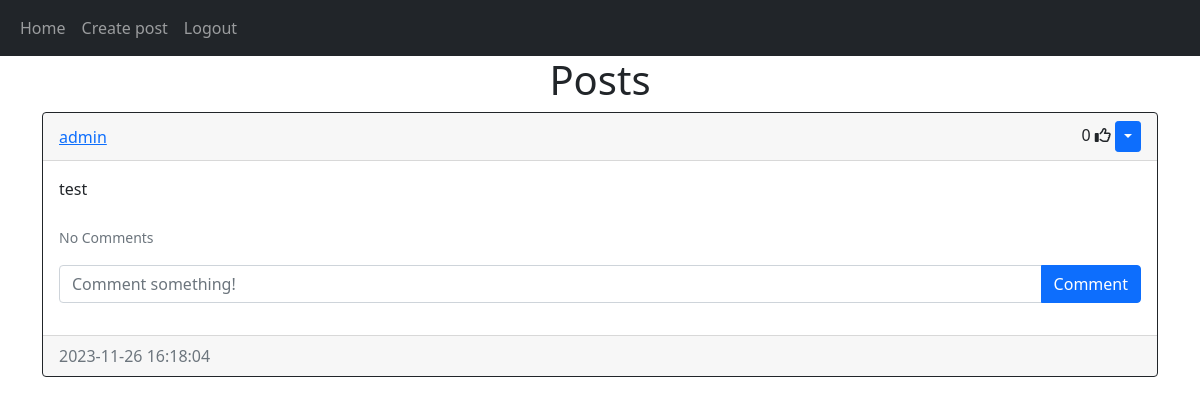
The page /home (signed in) on the database as committed earlier.
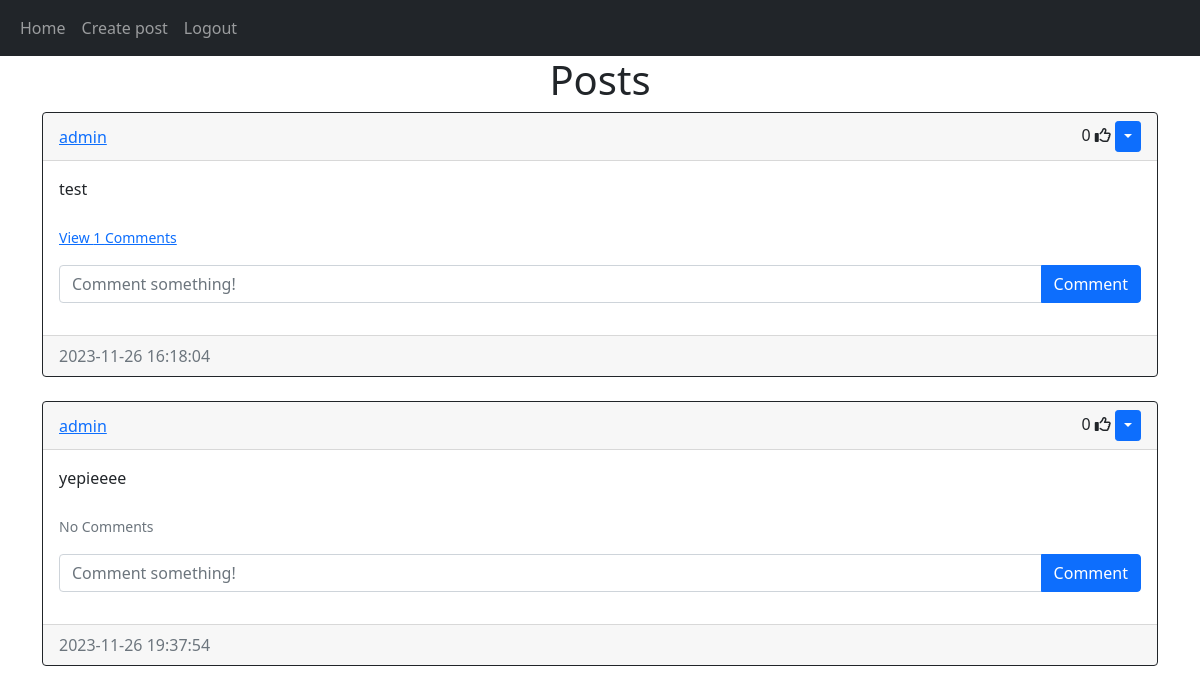
The same page on the database as committed later.
### website/models.py (models this page shows)
class Post(db.Model):
    id = db.Column(db.Integer, primary_key=True)
    text = db.Column(db.Text, nullable=False)
    date_created = db.Column(db.DateTime(timezone=True), default=func.now())
    author = db.Column(db.Integer, db.ForeignKey(
        'user.id', ondelete="CASCADE"), nullable=False)
    comments = db.relationship('Comment', backref='post', passive_deletes=True)
    likes = db.relationship('Like', backref='post', passive_deletes=True)

class User(db.Model, UserMixin):
    id = db.Column(db.Integer, primary_key=True)
    email = db.Column(db.String(150), unique=True)
    username = db.Column(db.String(150), unique=True)
    password = db.Column(db.String(150))
    date_created = db.Column(db.DateTime(timezone=True), default=func.now())
    posts = db.relationship('Post', backref='user', passive_deletes=True)
    comments = db.relationship('Comment', backref='user', passive_deletes=True)
    likes = db.relationship('Like', backref='user', passive_deletes=True)

### website/views.py (the view)
@views.route("/")
@views.route("/home")
@login_required
def home():
    posts = Post.query.all()
    return render_template("home.html", user=current_user, posts=posts)

### website/__init__.py (called while the page is built)
def create_app():
    app = Flask(__name__)
    app.config['SECRET_KEY'] = "helloworld"
    app.config['SQLALCHEMY_DATABASE_URI'] = f'sqlite:///{DB_NAME}'
    db.init_app(app)
    from .views import views
    from .auth import auth
    app.register_blueprint(views, url_prefix="/")
    app.register_blueprint(auth, url_prefix="/")
    from .models import User, Post, Comment, Like
    create_database(app)
    login_manager = LoginManager()
    login_manager.login_view = "auth.login"
    login_manager.init_app(app)
    @login_manager.user_loader
    def load_user(id):
        return User.query.get(int(id))
    return app

### website/templates/home.html
{% extends "posts_div.html" %} {% block title %}Home{% endblock %}

### website/templates/posts_div.html (shortened to what this page needs)
{% extends "base.html" %}
{% block content %}
<h1 align="center">{% block header %}Posts{% endblock %}</h1>
<div id="posts">
  {% for post in posts %}
  <div class="card border-dark">
    <div class="card-header d-flex justify-content-between align-items-center">
      <a href="/posts/{{post.user.username}}">{{post.user.username}}</a>
      <div>
        <span id="likes-count-{{post.id}}">
          {{ post.likes|length }}</span>
        {% if user.id in post.likes|map(attribute="author")|list %}
        <i class="fas fa-thumbs-up" id="like-button-{{post.id}}" onclick="like({{post.id}})"></i>
        {% else %}
        <i class="far fa-thumbs-up" id="like-button-{{post.id}}" onclick="like({{post.id}})"></i>
        {% endif %} {% if user.id == post.author %}
        <div class="btn-group">
          <button type="button" class="btn btn-sm btn-primary dropdown-toggle" data-bs-toggle="dropdown"></button>
        </div>
        {% endif %}
      </div>
    </div>
    <div class="card-body">
      <div class="card-text">{{post.text}}</div>
      <br />
      <p class="card-text">
        {% if post.comments|length > 0 %}
        <a data-bs-toggle="collapse" href="#comments-{{post.id}}" role="button">
          <small>View {{post.comments|length}} Comments</small>
        </a>
        {% else %}
        <small class="text-muted">No Comments</small>
        {% endif %}
      </p>
      <form class="input-group mb-3" method="POST" action="/create-comment/{{post.id}}">
        <input type="text" id="text" name="text" class="form-control" placeholder="Comment something!" />
        <button type="submit" class="btn btn-primary">Comment</button>
      </form>
    </div>
    <div class="card-footer text-muted">{{post.date_created}}</div>
  </div>
  <br /> {% endfor %}
</div>
 {% endblock %}

Rows that differ between the two databases and show on the page:
shown differently, row unchanged: Post "test": comments|length (not shown) → "1"; text "No Comments" → "View Comments"
added Post: user.username "admin", likes|length "0", text "yepieeee", shows "No Comments", date_created "2023-11-26 19:37:54"
